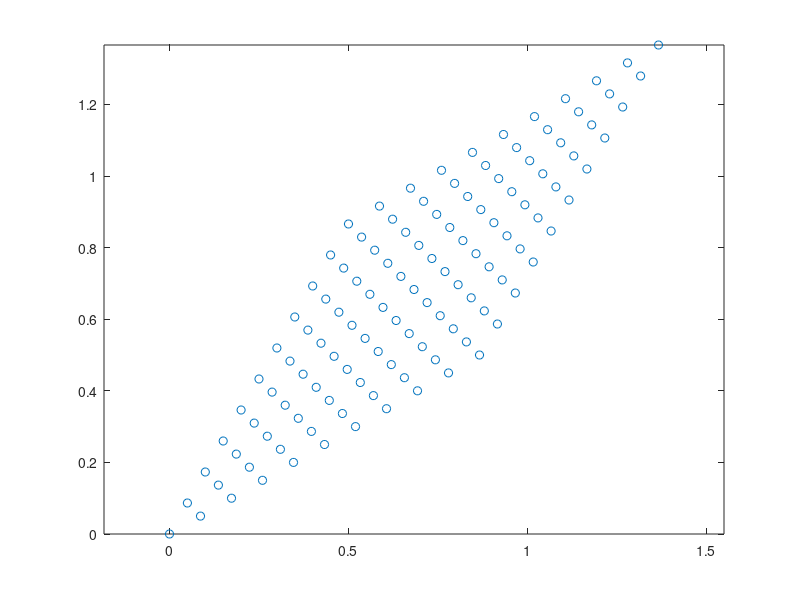

This chart was generated by the following MATLAB code: (Note: this script raises an error after producing the figure.)
close all
clear

r = 0:0.1:1;
x = kron(r,ones(size(r)));
y = kron(ones(size(r)),r);
plot(x,y,'o')
p0 = [x;y];
th1 = -pi/6; th2 = pi/6;
T1 = [1, -sin(th1-th2);
    0, cos(th1-th2)];
T2 = [cos(th2), -sin(th2);
    sin(th2), cos(th2)];
p1 = T2*T1*p0;
plot(p1(1,:),p1(2,:),'o');
axis equal

syms th1 th2;
T1 = [1, -sin(th1-th2);
    0, cos(th1-th2)];
T2 = [cos(th2), -sin(th2);
    sin(th2), cos(th2)];
simplify((T2*T1)^-1)